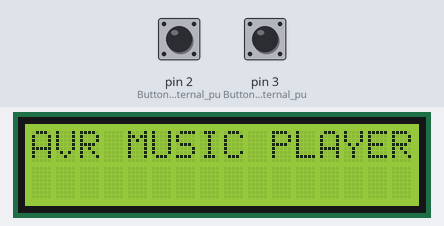
Recording of a sketch running on a simulated Arduino Uno, built with avr-gcc and run on an emulated ATmega328P. Shown: 16×2 character LCD. The test bench sets the inputs (shaded band); at power-on: pin 2 (Button_1_with_internal_pu) HIGH, pin 3 (Button_2_with_internal_pu) HIGH. Storage starts empty; the audio player accepts every command and is not drawn; what the sketch prints to the serial monitor is not drawn.

Above: at 1.2 s.
1.3 s: pin 2 (Button_1_with_internal_pu) pulled LOW for 0.15 s
At 2.5 s:
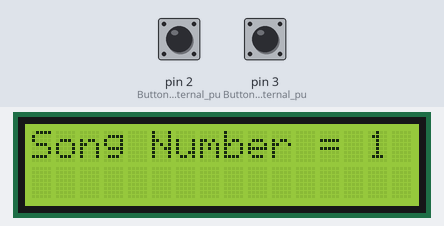
2.9 s: pin 3 (Button_2_with_internal_pu) pulled LOW for 0.15 s
At 3.5 s:
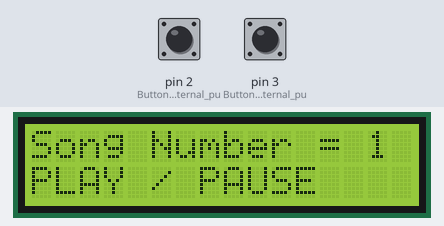
4.5 s: pin 2 (Button_1_with_internal_pu) pulled LOW for 1 s
At 5.0 s:
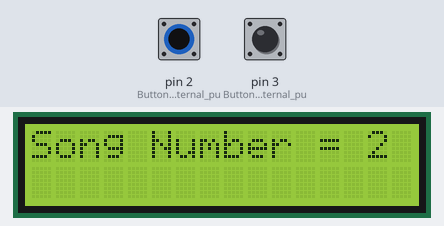
7.0 s: pin 3 (Button_2_with_internal_pu) pulled LOW for 1 s
At 7.8 s:
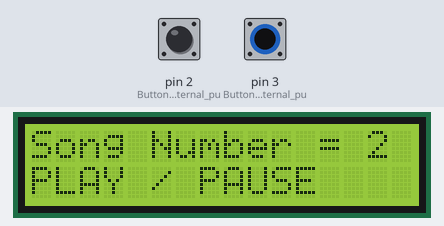
Timing chart, 0 to 10.0 s (numbered marks = the images above; inputs shaded):
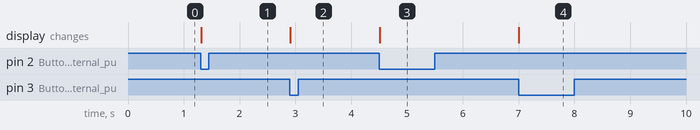

Measured:
- after the input at 1.3 s, the display: changes at once (image 1)
- after the input at 2.9 s, the display: changes at once (image 2)
- after the input at 4.5 s, the display: changes at once (image 3)
- after the input at 7.0 s, the display: changes at once (image 4)

The sketch:

musicPlayer_cd.ino
```cpp
/*
  AVR Based Music Player

  This example shows how to play three songs from SD card by pressing a push button

  The circuit:
   1.Push Button on pin 2 and 3
   2.Audio Out - pin 9
   3.SD card attached to SPI bus as follows:
    MOSI - pin 11
    MISO - pin 12
    CLK  - pin 13
    CS   - pin 8
   4. LCD
    RS - A3
    EN - A2
    D4-D7 - D4-D7
*/

#include "SD.h" //Lib to read SD card
#include "TMRpcm.h" //Lib to play auido
#include "SPI.h" //SPI lib for SD card
#include<LiquidCrystal.h> //lib for lcd

#define SD_ChipSelectPin 8 //Chip select is pin number 8
TMRpcm music; //Lib object is named "music"
LiquidCrystal lcd(A3, A2, 4, 5, 6, 7);
int song_number = 0;
boolean debounce1 = true;
boolean debounce2 = true;
boolean play_pause;

void setup() {
  music.speakerPin = 9; //Auido out on pin 9
  Serial.begin(9600); //Serial Com for debugging
  Serial.println("AVR MUSIC PLAYER");
  lcd.begin(16, 2);
  lcd.print("AVR MUSIC PLAYER");

  if (!SD.begin(SD_ChipSelectPin)) {
    Serial.println("SD fail");
    lcd.setCursor(0, 1);
    lcd.print("SD fail");
    while (1);
  }

  pinMode(2, INPUT_PULLUP); //Button 1 with internal pull up to chage track
  pinMode(3, INPUT_PULLUP); //Button 2 with internal pull up to play/pause
  pinMode(3, INPUT_PULLUP); //Button 2 with internal pull up to fast forward

  music.setVolume(3);    //   0 to 7. Set volume level
  music.quality(1);        //  Set 1 for 2x oversampling Set 0 for normal
  //music.volume(0);        //   1(up) or 0(down) to control volume
  //music.play("filename",30); plays a file starting at 30 seconds into the track
}

void loop()
{
  if (digitalRead(2) == LOW  && debounce1 == true) { //Button 1 Pressed
    delay(10);
    song_number++;
    if (song_number == 4) song_number = 1;

    debounce1 = false;

    Serial.println("BUTTON PRESSED");
    Serial.print("Song Number = ");
    Serial.println(song_number);
    lcd.clear();
    lcd.print("Song Number = ");
    lcd.print(song_number);

    if (song_number == 1) {
      music.play("1.wav"); //Play song 1 from beginning
    }
    if (song_number == 2) {
      music.play("2.wav", 30); //Play song 2 from 30th second
    }
    if (song_number == 3) {
      music.play("3.wav", 10); //Play song 3 from 10th second
    }
  }
  if (digitalRead(3) == LOW  && debounce2 == true) { //Button 2 Pressed
    music.pause();
    Serial.println("PLAY / PAUSE");
    lcd.clear();
    lcd.print("Song Number = ");
    lcd.print(song_number);
    lcd.setCursor(0, 1);
    lcd.print("PLAY / PAUSE");
    debounce2 = false;
  }

  if (digitalRead(2) == HIGH) //Avoid debounce
    debounce1 = true;

  if (digitalRead(3) == HIGH) //Avoid debounce
    debounce2 = true;
}
```
